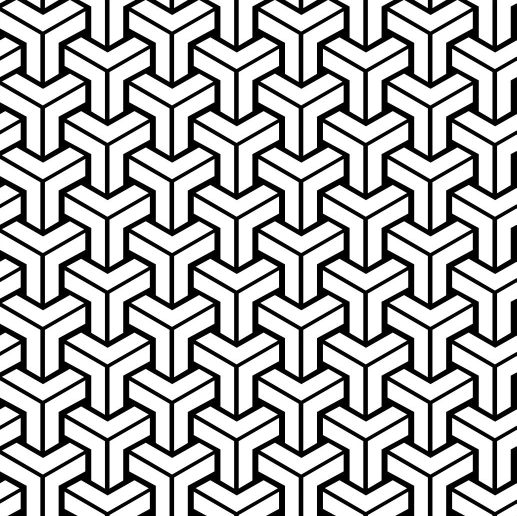
#> input picture images/source.jpg, 1033 x 1032 px (shown at 1/2 size)
$ python main.py
#> lines starting #> are read from the running program, lines starting #| are printed output that depends on the picture
#> further down, input_image is the input picture: PIL image 1033x1032 RGB; min 0, max 255, mean 176.6
### tiled.py
from math import floor
from PIL import Image
"""
Implements a tiled image with bilinear interpolation
and a function for mapping over them.
"""

class Tiled:
    """
    Tiled image with bilinear interpolation.

    Simple wrapper which provides two main
    functionalities. Using modular arithmetic
    to mimic tiling behavior, using bilinear
    interpolation to fill gaps between pixels.

    The end result is an image which you can
    get a pixel value for any complex coordinate.

    The type of pixel it returns is based on the
    source image provided, also important to note
    images are adressed "upside down". Upper left
    is (0,0), bottom right is (width,height).
    """
    def __init__(self, im,scale=None,translate=None):
        """
        Create a tileable image

        Parameters
        ----------
        im: image
            the base image which will be tiled
        scale: float
            how much of the complex plane does the image fill
        translate: complex
            where is the center of the image located
        """
        self.__source = im
        self.__translate = -0.5 * complex(im.width,im.height)

        if scale:
            self.__scale = scale
        else:
            self.__scale = min(im.width,im.height)

        if translate:
            self.__translate += translate


    def __get_x(self, x):
        """
        Gets the x value of the source image.

        Given an x coordinate of a point in 'global'
        space convert it to an x coordinate from the
        source image.

        Parameters
        ----------
        x : int

        Returns
        -------
        int
        """
        return x % (self.__source.width)

    def __get_y(self, y):
        """
        Gets the y value of the source image.

        Given a y coordinate of a point in 'global'
        space convert it to a y coordinate from the
        source image.

        Parameters
        ----------
        y : int

        Returns
        -------
        int
        """
        return y % (self.__source.height)

    def get_pixel(self, coord):
        """
        Given a coordinate returns the pixel at that point.

        Given a pixel coordinate of a point in 'global'
        space converts it to a pixel coordinate point in
        'source' space and then returns the pixel at that
        coordinate in the source image.

        Parameters
        ----------
        coord : Tuple of integers

        Returns
        -------
        pixel
        """
        x = self.__get_x(coord[0])
        y = self.__get_y(coord[1])
        return self.__source.getpixel((x,y))

    def bilinear(self, z):
        """
        Bilinear interpolation to grab points.

        Takes a complex coordinate in 'global'
        space, and returns the pixel value at that
        point, using bilinear interpolation to pick
        a value.

        Parameters
        ----------
        z : complex

        Returns
        -------
        pixel
        """
        z = z*self.__scale
        z += self.__translate
        x, y = z.real, z.imag
        x1, y1 = int(floor(x)), int(floor(y))
        x2, y2 = x1+1, y1+1
        left = lerp(self.get_pixel((x1,y1)), self.get_pixel((x1, y2)), y)
        right = lerp(self.get_pixel((x2,y1)), self.get_pixel((x2,y2)), y)
        return lerp(left, right, x)

def lerp(lower, upper, coord):
    """
    Linear interpolation.

    Given an upper and lower value and a coordinate between
    them interpolate between them. The assumption is that
    lower and upper are the values at two adjacent integer
    values thus the fractional part will tell you how close
    you are to the upper coordinate.

    Parameters
    ----------
    lower : number
    upper : number

    Return
    ------
    number
    """
    if isinstance(lower, tuple):
        # If is a tuple interpolate each value
        return tuple([lerp(c, d, coord) for c, d in zip(lower,upper)])
    ratio = coord % 1
    return int(round(lower * (1.0-ratio) + upper * ratio))


def apply_map(source, size, function,scale=None,translate=None):
    """
    Applys the inverse map of a provided function to
    an image.

    This is really slow, can probably be made faster.
    Also meaning to implement the ability to define
    the "output window". Currently I mulitply and add
    to the preimage variable to scale and move around
    the output.

    Parameters
    ----------
    source : Image
        The source image
    size : Int tuple
        The size of the output image.
    function : complex map

    Returns
    -------
    Image
    """
#> called with size = (4196, 4196), scale = 50
    source = source.convert("RGB")
    tiled = Tiled(source,scale = 2)
    output = Image.new("RGB",size)
#> output: PIL image 4196x4196 RGB; every value is 0

    if not scale:
        scale = min(output.width,output.height)

    if not translate:
        translate = -0.5 * complex(output.width,output.height)
    else:
        translate += -0.5 * complex(output.width,output.height)

    for x in range(0,output.width):
        for y in range(0,output.height):
            try:
                image = (complex(x,y)+translate)/scale
                preimage = function(image)
                pixel = tiled.bilinear(preimage)
            except (ZeroDivisionError, ValueError):
                # This happens occasionally, there are probably better
                # ways to handle it (averaging the border of tiling
                # comes to mind)
                pixel = (0,0,0)
            output.putpixel((x,y), pixel)
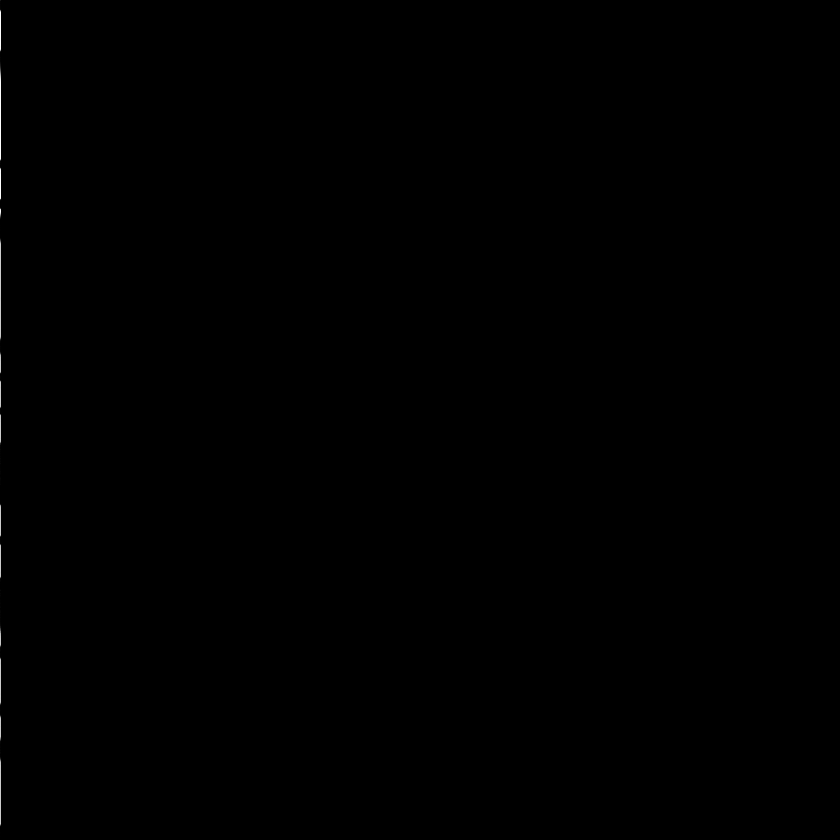
#> output: PIL image 4196x4196 RGB (shown at 1/5 size); min 0, max 255, mean 0.2
    return output

### conformal.py
import cmath
import math
"""
Defines some basic conformal maps
"""
# [33 lines left out: functions mobius, mobius_inverse, not called in this run]

def spiral(height,width,z):
    """
    The inverse of a spiral map.

    This is currenly broken, there is a discontinuity due to a branch
    cut which I think is fixable due to the fact we know something about
    the preimage in theory.

    The idea behind the math is that e^z sends vertical lines to circles,
    so we scale to make it so the diagonal of the image becomes 2pi in
    length, then rotate the image so the diagonal is vertical. In theory
    then mapping the points forward with e^z should cause the image to
    spiral.

    This function does all that in reverse:

    log z -> rotate by -phi -> scale mapping 2pi to the length of the diagonal

    Parameters
    ----------
    height: int
        height of the reigon you want to spiral
    width: int
        width of the reigon you want to spiral
    z: complex
        the image of the spiral map

    Returns
    -------
    complex preimage of z under the spiral
    """
    diagonal = math.sqrt(height**2 + width**2)
    phi = math.atan(float(height/width))
    z = cmath.log(z)
    z = z * cmath.exp(1j*phi)
    z = z * (diagonal/(2*math.pi))
    return z

### main.py
from PIL import Image, ImageSequence
from tiled import apply_map
import cmath
from conformal import mobius_inverse, spiral
"""
Boring file loading stuff used to calle the
stuff from tiled and conformal
"""

input_file = "images/source.jpg"
output_file = "output.png"
# Not gifs
output_size = (4196,4196)
# Gifs
#output_size = (256,256)

input_image = Image.open(input_file)

#Horribly broken
conformal_map = lambda z : spiral(input_image.height,input_image.width,z)
#conformal_map = cmath.log
#conformal_map = mobius_inverse(0,1,1,0)
#conformal_map = mobius_inverse(1,-1j,1,1j)

if input_image.format == "GIF":
    # Currently produces bloated files, the linear
    # interpolation does not like working with a
    # a palette so this does everything in rgb
    # at the end should realy convert to a palette
    # again to save space
    frames = []
    index = 0
    for frame in ImageSequence.Iterator(input_image):
        index += 1
        print("Computing frame:", index)
        output = apply_map(input_image,output_size,conformal_map)
        frames.append(output)

    # All of this just facilitates animation
    # Save every frame one after the other
    # Loop forever
    # 33 miliseconds per frame: 30fps
    frames[0].save(output_file,
                   save_all=True,
                   append_images=frames[1:],
                   loop=0,
                   duration=33)
else:
#> (the run stopped early here; a loop or call above may not have finished)
